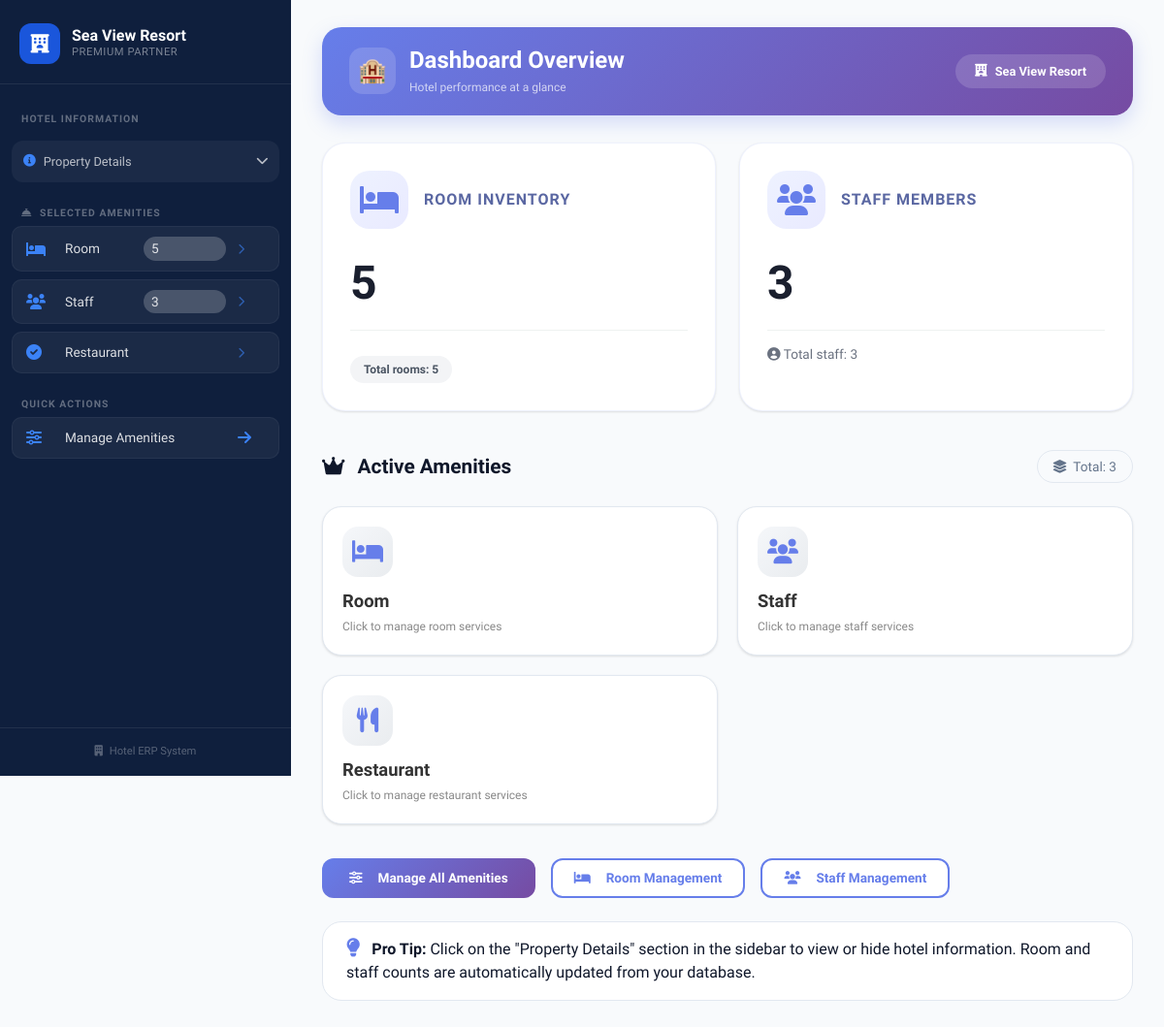
The page /dashboard/ (signed in) on the database its author committed.
### Accounts/models.py (models this page shows, shortened)
class Hotel(models.Model):
    hotel_name = models.CharField(max_length=100,unique=True)
    email = models.EmailField(null=True, blank=True)
    owner_name = models.CharField(max_length=100)
    address = models.TextField(max_length=200)
    city = models.CharField(max_length=100)
    property_type = models.CharField(max_length=50, default="Hotel")
    image = models.ImageField(upload_to="property_images/", null=True, blank=True)
    description = models.TextField(blank=True, null=True)
    amenities = models.TextField(blank=True, null=True)
    password = models.CharField(max_length=100)
    properties=models.ManyToManyField('Amenity', blank=True)
    is_approved = models.BooleanField(default=False)

class Amenity(models.Model):
    name = models.CharField(max_length=100)

### Accounts/views.py (the view)
# urls.py: path("dashboard/", dashboard, name="dashboard"),
def dashboard(request):
    hotel_id = request.session.get('hotel_id')
    if not hotel_id:
        return redirect("hotel_login")
    hotel = Hotel.objects.get(id=hotel_id)
    amenities = hotel.properties.all()
    total_rooms = Room.objects.filter(hotel=hotel).count()
    total_staff = Staff.objects.filter(hotel=hotel).count()
    print(f"[DEBUG] {hotel.hotel_name} amenities: {[a.name for a in amenities]}")
    return render(request, "property.html", {
        "hotel": hotel,
        "amenities": amenities,
        "total_rooms": total_rooms,
        "total_staff": total_staff
    })

### templates/property.html (shortened to what this page needs)
<!DOCTYPE html>
<html lang="en">
<head>
    <link href="https://cdn.jsdelivr.net/npm/bootstrap@5.3.0/dist/css/bootstrap.min.css" rel="stylesheet">
    <link rel="stylesheet" href="https://cdnjs.cloudflare.com/ajax/libs/font-awesome/6.0.0-beta3/css/all.min.css">
</head>
<body>
<aside class="sidebar" id="sidebar">
    <div class="sidebar-brand">
        <div class="brand-logo">
            <div class="brand-icon"><i class="fas fa-hotel"></i></div>
            <div>
                <div class="brand-name">{{ hotel.hotel_name|default:"Hotel Name" }}</div>
                <div class="brand-sub">Premium Partner</div>
            </div>
        </div>
    </div>
    <nav class="sidebar-nav">
        <div class="nav-label">HOTEL INFORMATION</div>
        <div class="hotel-details-section">
            <div class="hotel-details-header" id="hotelDetailsToggle">
                <i class="fas fa-info-circle"></i>
                <span>Property Details</span>
                <i class="fas fa-chevron-down" id="detailsChevron"></i>
            </div>
        </div>
        <div class="nav-label" style="margin-top: 8px;"><i class="fas fa-concierge-bell me-1"></i> SELECTED AMENITIES</div>
        <div id="sidebar-amenities-list">
            {% if amenities %}
                {% for amenity in amenities %}
                    <div class="amenity-side-item" onclick="handleAmenityClick('{{ amenity.name }}')">
                        <i class="{% if amenity.name|lower == 'room' %}fas fa-bed{% elif amenity.name|lower == 'staff' %}fas fa-users{% else %}fas fa-check-circle{% endif %}"></i>
                        <span>{{ amenity.name }}</span>
                        {% if amenity.name|lower == 'room' %}
                            <span class="amenity-count-badge" id="roomCountBadge">0</span>
                        {% elif amenity.name|lower == 'staff' %}
                            <span class="amenity-count-badge" id="staffCountBadge">0</span>
                        {% endif %}
                        <i class="fas fa-chevron-right" style="font-size: 0.7rem; opacity: 0.6;"></i>
                    </div>
                {% endfor %}
            {% else %}
                <div class="empty-amenities-side">
                    <i class="fas fa-info-circle fa-2x mb-2 d-block"></i>
                    <p>No amenities selected yet.</p>
                    <a href="{% url 'amenities_page' %}" class="btn btn-sm btn-outline-light mt-2" style="color:white;border-color:rgba(255,255,255,0.3);text-decoration:none;">Add Amenities</a>
                </div>
            {% endif %}
        </div>
        <div class="nav-label" style="margin-top: 12px;">QUICK ACTIONS</div>
        <a href="{% url 'amenities_page' %}" class="amenity-side-item" style="text-decoration: none; display: flex;">
            <i class="fas fa-sliders-h"></i>
            <span>Manage Amenities</span>
            <i class="fas fa-arrow-right"></i>
        </a>
    </nav>
    <div class="sidebar-footer">
        <i class="fas fa-building me-1"></i> Hotel ERP System
    </div>
</aside>
<div class="main-content">
    <div class="topbar">
        <div class="topbar-icon">🏨</div>
        <div class="topbar-text">
            <h1>Dashboard Overview</h1>
            <p>Hotel performance at a glance</p>
        </div>
        <div class="hotel-name-pill">
            <i class="fas fa-hotel"></i> <strong>{{ hotel.hotel_name|default:"Hotel" }}</strong>
        </div>
    </div>
    <div class="stats-overview">
        <div class="stat-card-large">
            <div class="stat-header">
                <div class="stat-icon"><i class="fas fa-bed"></i></div>
                <h3>Room Inventory</h3>
            </div>
            <div class="stat-number-large" id="totalRoomsStat">{{ total_rooms|default:"0" }}</div>
            <div class="stat-detail">
                <div id="roomTypeBreakdown" class="room-types-breakdown">
                    <span class="type-badge">Total rooms: {{ total_rooms|default:"0" }}</span>
                </div>
            </div>
        </div>
        <div class="stat-card-large">
            <div class="stat-header">
                <div class="stat-icon"><i class="fas fa-users"></i></div>
                <h3>Staff Members</h3>
            </div>
            <div class="stat-number-large" id="totalStaffStat">{{ total_staff|default:"0" }}</div>
            <div class="stat-detail" id="staffDetailInfo">
                <i class="fas fa-user-circle"></i> Total staff: {{ total_staff|default:"0" }}
            </div>
        </div>
    </div>
    <div class="section-title">
        <h4><i class="fas fa-crown me-2"></i> Active Amenities</h4>
        <span class="badge-count">
            <i class="fas fa-layer-group me-1"></i> Total: {{ amenities|length|default:"0" }}
        </span>
    </div>
    <div class="amenities-grid" id="amenitiesGrid">
        {% if amenities %}
            {% for amenity in amenities %}
                <div class="amenity-main-card" onclick="handleAmenityClick('{{ amenity.name }}')">
                    <div class="amenity-main-icon">
                        <i class="{% if amenity.name|lower == 'room' %}fas fa-bed{% elif amenity.name|lower == 'staff' %}fas fa-users{% elif amenity.name|lower == 'restaurant' %}fas fa-utensils{% elif amenity.name|lower == 'pool' %}fas fa-swimming-pool{% elif amenity.name|lower == 'gym' %}fas fa-dumbbell{% elif amenity.name|lower == 'spa' %}fas fa-spa{% else %}fas fa-check-circle{% endif %}"></i>
                    </div>
                    <h5>{{ amenity.name }}</h5>
                    <p>Click to manage {{ amenity.name|lower }} services</p>
                </div>
            {% endfor %}
        {% endif %}
    </div>
    <div class="mt-4 d-flex gap-3 flex-wrap">
        <a href="{% url 'amenities_page' %}" class="btn-manage">
            <i class="fas fa-sliders-h me-2"></i> Manage All Amenities
        </a>
        {% if amenities %}
            {% for amenity in amenities %}
                {% if amenity.name|lower == "room" %}
                    <a href="/rooms/" class="btn-outline-manage">
                        <i class="fas fa-bed me-2"></i> Room Management
                    </a>
                {% endif %}
                {% if amenity.name|lower == "staff" %}
                    <a href="/staff/" class="btn-outline-manage">
                        <i class="fas fa-users me-2"></i> Staff Management
                    </a>
                {% endif %}
            {% endfor %}
        {% endif %}
    </div>
    <div class="alert-tip">
        <i class="fas fa-lightbulb me-2" style="color: #667eea; font-size: 1.2rem;"></i>
        <strong>Pro Tip:</strong> Click on the "Property Details" section in the sidebar to view or hide hotel information. Room and staff counts are automatically updated from your database.
    </div>
</div>
</body>
</html>

### rows shown on the page
Hotel: hotel_name "Sea View Resort"
Amenity: name "Room", shows "5", name "room", shows "Room Management"
Amenity: name "Staff", shows "3", name "staff", shows "Staff Management"
Amenity: name "Restaurant", name "restaurant"

### other values the page prints
{{ total_rooms|default:"0" }} "5"
{{ total_staff|default:"0" }} "3"
{{ amenities|length|default:"0" }} "3"
